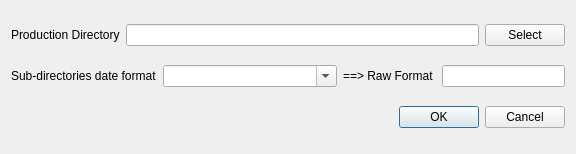
<?xml version="1.0" encoding="UTF-8"?>
<ui version="4.0">
 <class>Dialog</class>
 <widget class="QDialog" name="Dialog">
  <property name="geometry">
   <rect>
    <x>0</x>
    <y>0</y>
    <width>576</width>
    <height>154</height>
   </rect>
  </property>
  <property name="windowTitle">
   <string>Plugin Configuration</string>
  </property>
  <layout class="QGridLayout" name="gridLayout">
   <item row="2" column="0">
    <widget class="QDialogButtonBox" name="buttonBox">
     <property name="orientation">
      <enum>Qt::Orientation::Horizontal</enum>
     </property>
     <property name="standardButtons">
      <set>QDialogButtonBox::StandardButton::Cancel|QDialogButtonBox::StandardButton::Ok</set>
     </property>
    </widget>
   </item>
   <item row="0" column="0">
    <layout class="QHBoxLayout" name="horizontalLayout">
     <item>
      <widget class="QLabel" name="label">
       <property name="text">
        <string>Production Directory</string>
       </property>
      </widget>
     </item>
     <item>
      <widget class="QLineEdit" name="prod_dir"/>
     </item>
     <item>
      <widget class="QPushButton" name="btSelDir">
       <property name="text">
        <string>Select</string>
       </property>
      </widget>
     </item>
    </layout>
   </item>
   <item row="1" column="0">
    <layout class="QHBoxLayout" name="horizontalLayout_2">
     <item>
      <widget class="QLabel" name="label_2">
       <property name="sizePolicy">
        <sizepolicy hsizetype="Fixed" vsizetype="Preferred">
         <horstretch>0</horstretch>
         <verstretch>0</verstretch>
        </sizepolicy>
       </property>
       <property name="text">
        <string>Sub-directories date format</string>
       </property>
      </widget>
     </item>
     <item>
      <widget class="QComboBox" name="comboFormat">
       <property name="sizePolicy">
        <sizepolicy hsizetype="Expanding" vsizetype="Fixed">
         <horstretch>0</horstretch>
         <verstretch>0</verstretch>
        </sizepolicy>
       </property>
       <property name="editable">
        <bool>true</bool>
       </property>
       <property name="placeholderText">
        <string>something as &quot;%Y/ùm/%d&quot;</string>
       </property>
      </widget>
     </item>
     <item>
      <widget class="QLabel" name="label_3">
       <property name="sizePolicy">
        <sizepolicy hsizetype="Preferred" vsizetype="Preferred">
         <horstretch>0</horstretch>
         <verstretch>0</verstretch>
        </sizepolicy>
       </property>
       <property name="text">
        <string>==&gt; Raw Format </string>
       </property>
      </widget>
     </item>
     <item>
      <widget class="QLineEdit" name="date_format">
       <property name="text">
        <string/>
       </property>
      </widget>
     </item>
    </layout>
   </item>
  </layout>
 </widget>
 <resources/>
 <connections>
  <connection>
   <sender>buttonBox</sender>
   <signal>accepted()</signal>
   <receiver>Dialog</receiver>
   <slot>accept()</slot>
   <hints>
    <hint type="sourcelabel">
     <x>248</x>
     <y>254</y>
    </hint>
    <hint type="destinationlabel">
     <x>157</x>
     <y>274</y>
    </hint>
   </hints>
  </connection>
  <connection>
   <sender>buttonBox</sender>
   <signal>rejected()</signal>
   <receiver>Dialog</receiver>
   <slot>reject()</slot>
   <hints>
    <hint type="sourcelabel">
     <x>316</x>
     <y>260</y>
    </hint>
    <hint type="destinationlabel">
     <x>286</x>
     <y>274</y>
    </hint>
   </hints>
  </connection>
 </connections>
</ui>
